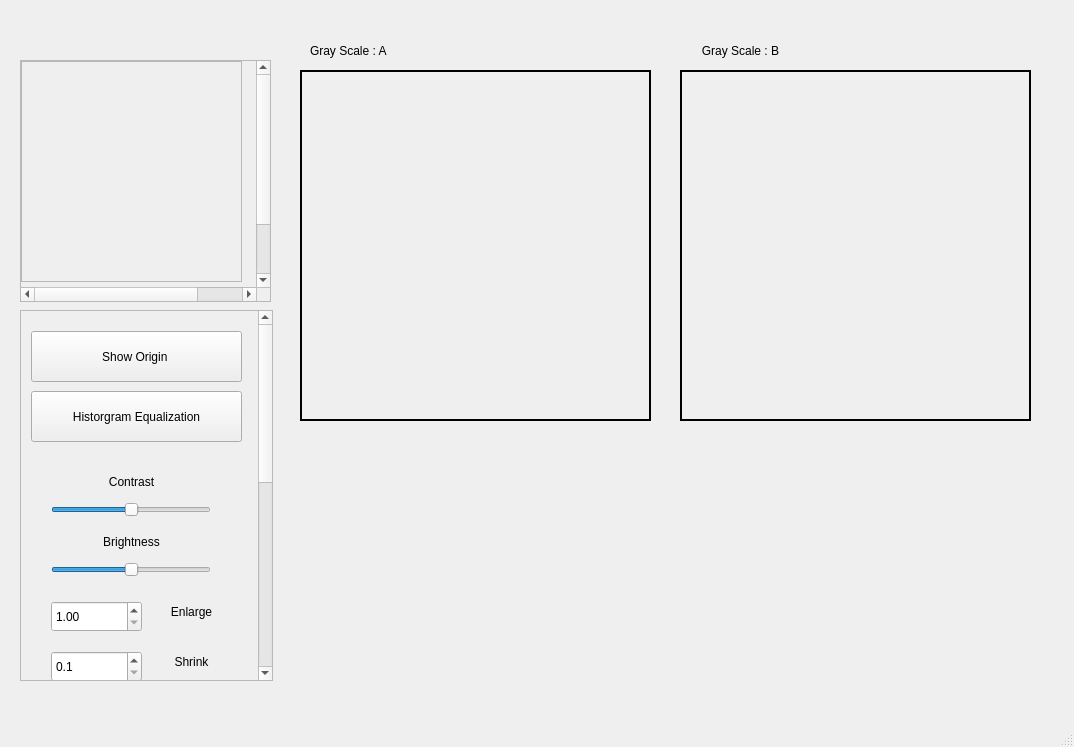
<?xml version="1.0" encoding="UTF-8"?>
<ui version="4.0">
 <class>MainWindow</class>
 <widget class="QMainWindow" name="MainWindow">
  <property name="geometry">
   <rect>
    <x>0</x>
    <y>0</y>
    <width>1074</width>
    <height>747</height>
   </rect>
  </property>
  <property name="windowTitle">
   <string>MainWindow</string>
  </property>
  <widget class="QWidget" name="centralwidget">
   <widget class="QWidget" name="verticalLayoutWidget">
    <property name="geometry">
     <rect>
      <x>20</x>
      <y>310</y>
      <width>253</width>
      <height>371</height>
     </rect>
    </property>
    <layout class="QVBoxLayout" name="verticalLayout">
     <item>
      <widget class="QScrollArea" name="scrollArea">
       <property name="minimumSize">
        <size>
         <width>251</width>
         <height>0</height>
        </size>
       </property>
       <property name="widgetResizable">
        <bool>true</bool>
       </property>
       <widget class="QWidget" name="scrollAreaWidgetContents">
        <property name="geometry">
         <rect>
          <x>0</x>
          <y>-361</y>
          <width>232</width>
          <height>800</height>
         </rect>
        </property>
        <property name="minimumSize">
         <size>
          <width>200</width>
          <height>800</height>
         </size>
        </property>
        <widget class="QPushButton" name="pb_show_origin">
         <property name="geometry">
          <rect>
           <x>10</x>
           <y>20</y>
           <width>211</width>
           <height>51</height>
          </rect>
         </property>
         <property name="text">
          <string>Show Origin </string>
         </property>
        </widget>
        <widget class="QPushButton" name="pb_grayscaleAB">
         <property name="geometry">
          <rect>
           <x>10</x>
           <y>410</y>
           <width>211</width>
           <height>51</height>
          </rect>
         </property>
         <property name="text">
          <string>Gray Scale A/B</string>
         </property>
        </widget>
        <widget class="QPushButton" name="pb_diff_AB">
         <property name="geometry">
          <rect>
           <x>10</x>
           <y>470</y>
           <width>211</width>
           <height>51</height>
          </rect>
         </property>
         <property name="text">
          <string>Difference Between A/B </string>
         </property>
        </widget>
        <widget class="QPushButton" name="pb_binary">
         <property name="geometry">
          <rect>
           <x>100</x>
           <y>530</y>
           <width>121</width>
           <height>51</height>
          </rect>
         </property>
         <property name="text">
          <string>Binary Thresh</string>
         </property>
        </widget>
        <widget class="QPushButton" name="pb_equalization">
         <property name="geometry">
          <rect>
           <x>10</x>
           <y>80</y>
           <width>211</width>
           <height>51</height>
          </rect>
         </property>
         <property name="text">
          <string>Historgram Equalization</string>
         </property>
        </widget>
        <widget class="QSlider" name="slider_brightness">
         <property name="geometry">
          <rect>
           <x>30</x>
           <y>190</y>
           <width>160</width>
           <height>18</height>
          </rect>
         </property>
         <property name="sliderPosition">
          <number>50</number>
         </property>
         <property name="orientation">
          <enum>Qt::Horizontal</enum>
         </property>
        </widget>
        <widget class="QLabel" name="label_6">
         <property name="geometry">
          <rect>
           <x>60</x>
           <y>210</y>
           <width>101</width>
           <height>41</height>
          </rect>
         </property>
         <property name="text">
          <string>Brightness</string>
         </property>
         <property name="alignment">
          <set>Qt::AlignCenter</set>
         </property>
        </widget>
        <widget class="QSlider" name="slider_contrast">
         <property name="geometry">
          <rect>
           <x>30</x>
           <y>250</y>
           <width>160</width>
           <height>18</height>
          </rect>
         </property>
         <property name="sliderPosition">
          <number>50</number>
         </property>
         <property name="orientation">
          <enum>Qt::Horizontal</enum>
         </property>
        </widget>
        <widget class="QLabel" name="label_7">
         <property name="geometry">
          <rect>
           <x>60</x>
           <y>150</y>
           <width>101</width>
           <height>41</height>
          </rect>
         </property>
         <property name="text">
          <string>Contrast</string>
         </property>
         <property name="alignment">
          <set>Qt::AlignCenter</set>
         </property>
        </widget>
        <widget class="QLabel" name="label_10">
         <property name="geometry">
          <rect>
           <x>120</x>
           <y>280</y>
           <width>101</width>
           <height>41</height>
          </rect>
         </property>
         <property name="text">
          <string>Enlarge</string>
         </property>
         <property name="alignment">
          <set>Qt::AlignCenter</set>
         </property>
        </widget>
        <widget class="QLineEdit" name="lineEdit">
         <property name="geometry">
          <rect>
           <x>12</x>
           <y>533</y>
           <width>81</width>
           <height>31</height>
          </rect>
         </property>
        </widget>
        <widget class="QLabel" name="label">
         <property name="geometry">
          <rect>
           <x>30</x>
           <y>570</y>
           <width>58</width>
           <height>15</height>
          </rect>
         </property>
         <property name="text">
          <string>0-255</string>
         </property>
        </widget>
        <widget class="QDoubleSpinBox" name="doubleSpinBox">
         <property name="geometry">
          <rect>
           <x>30</x>
           <y>290</y>
           <width>91</width>
           <height>31</height>
          </rect>
         </property>
         <property name="minimum">
          <double>1.000000000000000</double>
         </property>
         <property name="maximum">
          <double>10.000000000000000</double>
         </property>
         <property name="singleStep">
          <double>0.100000000000000</double>
         </property>
        </widget>
        <widget class="QDoubleSpinBox" name="doubleSpinBox_2">
         <property name="geometry">
          <rect>
           <x>30</x>
           <y>340</y>
           <width>91</width>
           <height>31</height>
          </rect>
         </property>
         <property name="decimals">
          <number>1</number>
         </property>
         <property name="minimum">
          <double>0.100000000000000</double>
         </property>
         <property name="maximum">
          <double>1.000000000000000</double>
         </property>
         <property name="singleStep">
          <double>0.100000000000000</double>
         </property>
         <property name="stepType">
          <enum>QAbstractSpinBox::DefaultStepType</enum>
         </property>
        </widget>
        <widget class="QLabel" name="label_11">
         <property name="geometry">
          <rect>
           <x>120</x>
           <y>330</y>
           <width>101</width>
           <height>41</height>
          </rect>
         </property>
         <property name="text">
          <string>Shrink</string>
         </property>
         <property name="alignment">
          <set>Qt::AlignCenter</set>
         </property>
        </widget>
        <widget class="QLabel" name="label_12">
         <property name="geometry">
          <rect>
           <x>110</x>
           <y>590</y>
           <width>101</width>
           <height>41</height>
          </rect>
         </property>
         <property name="text">
          <string>Graylevel</string>
         </property>
         <property name="alignment">
          <set>Qt::AlignCenter</set>
         </property>
        </widget>
        <widget class="QDoubleSpinBox" name="doubleSpinBox_3">
         <property name="geometry">
          <rect>
           <x>20</x>
           <y>600</y>
           <width>91</width>
           <height>31</height>
          </rect>
         </property>
         <property name="minimum">
          <double>2.000000000000000</double>
         </property>
         <property name="maximum">
          <double>256.000000000000000</double>
         </property>
         <property name="singleStep">
          <double>2.000000000000000</double>
         </property>
         <property name="value">
          <double>4.000000000000000</double>
         </property>
        </widget>
       </widget>
      </widget>
     </item>
    </layout>
   </widget>
   <widget class="QWidget" name="horizontalLayoutWidget">
    <property name="geometry">
     <rect>
      <x>300</x>
      <y>440</y>
      <width>351</width>
      <height>241</height>
     </rect>
    </property>
    <layout class="QHBoxLayout" name="histo_1">
     <item>
      <widget class="QLabel" name="lb_chart_a">
       <property name="text">
        <string/>
       </property>
       <property name="alignment">
        <set>Qt::AlignCenter</set>
       </property>
      </widget>
     </item>
    </layout>
   </widget>
   <widget class="QLabel" name="lb_img_a">
    <property name="geometry">
     <rect>
      <x>300</x>
      <y>70</y>
      <width>351</width>
      <height>351</height>
     </rect>
    </property>
    <property name="frameShape">
     <enum>QFrame::WinPanel</enum>
    </property>
    <property name="text">
     <string/>
    </property>
   </widget>
   <widget class="QLabel" name="lb_img_b">
    <property name="geometry">
     <rect>
      <x>680</x>
      <y>70</y>
      <width>351</width>
      <height>351</height>
     </rect>
    </property>
    <property name="frameShape">
     <enum>QFrame::WinPanel</enum>
    </property>
    <property name="frameShadow">
     <enum>QFrame::Plain</enum>
    </property>
    <property name="text">
     <string/>
    </property>
   </widget>
   <widget class="QLabel" name="label_4">
    <property name="geometry">
     <rect>
      <x>310</x>
      <y>30</y>
      <width>101</width>
      <height>41</height>
     </rect>
    </property>
    <property name="text">
     <string>Gray Scale : A</string>
    </property>
    <property name="alignment">
     <set>Qt::AlignLeading|Qt::AlignLeft|Qt::AlignVCenter</set>
    </property>
   </widget>
   <widget class="QLabel" name="label_5">
    <property name="geometry">
     <rect>
      <x>690</x>
      <y>30</y>
      <width>101</width>
      <height>41</height>
     </rect>
    </property>
    <property name="text">
     <string>Gray Scale : B</string>
    </property>
    <property name="alignment">
     <set>Qt::AlignCenter</set>
    </property>
   </widget>
   <widget class="QWidget" name="horizontalLayoutWidget_2">
    <property name="geometry">
     <rect>
      <x>680</x>
      <y>440</y>
      <width>351</width>
      <height>241</height>
     </rect>
    </property>
    <layout class="QHBoxLayout" name="histo_2">
     <item>
      <widget class="QLabel" name="lb_char_b">
       <property name="text">
        <string/>
       </property>
       <property name="alignment">
        <set>Qt::AlignCenter</set>
       </property>
      </widget>
     </item>
    </layout>
   </widget>
   <widget class="QWidget" name="verticalLayoutWidget_2">
    <property name="geometry">
     <rect>
      <x>20</x>
      <y>60</y>
      <width>251</width>
      <height>242</height>
     </rect>
    </property>
    <layout class="QVBoxLayout" name="verticalLayout_2">
     <item>
      <widget class="QScrollArea" name="scrollArea_2">
       <property name="minimumSize">
        <size>
         <width>240</width>
         <height>240</height>
        </size>
       </property>
       <property name="widgetResizable">
        <bool>true</bool>
       </property>
       <widget class="QWidget" name="scrollAreaWidgetContents_3">
        <property name="geometry">
         <rect>
          <x>0</x>
          <y>0</y>
          <width>300</width>
          <height>300</height>
         </rect>
        </property>
        <property name="minimumSize">
         <size>
          <width>300</width>
          <height>300</height>
         </size>
        </property>
        <widget class="QLabel" name="lb_oringimg">
         <property name="geometry">
          <rect>
           <x>0</x>
           <y>0</y>
           <width>221</width>
           <height>221</height>
          </rect>
         </property>
         <property name="sizePolicy">
          <sizepolicy hsizetype="Preferred" vsizetype="Preferred">
           <horstretch>0</horstretch>
           <verstretch>0</verstretch>
          </sizepolicy>
         </property>
         <property name="autoFillBackground">
          <bool>false</bool>
         </property>
         <property name="frameShape">
          <enum>QFrame::StyledPanel</enum>
         </property>
         <property name="text">
          <string/>
         </property>
        </widget>
       </widget>
      </widget>
     </item>
    </layout>
   </widget>
  </widget>
  <widget class="QMenuBar" name="menubar">
   <property name="geometry">
    <rect>
     <x>0</x>
     <y>0</y>
     <width>1074</width>
     <height>24</height>
    </rect>
   </property>
  </widget>
  <widget class="QStatusBar" name="statusbar"/>
 </widget>
 <resources/>
 <connections/>
</ui>
